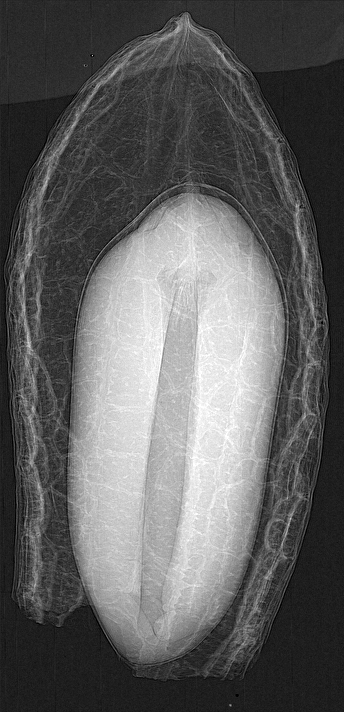
#> input picture data/sample.png, 344 x 712 px
$ python -i Contour_Detection.py   (imports and definitions only)
#> lines starting #> are read from the running program, lines starting #| are printed output that depends on the picture; after the words box and inside, x2 and y2 are one past the last pixel; in counts of white or black regions, pixels touching at a corner belong together
#> further down, picture is the input picture: shape (712, 344, 3); min 0, max 255, mean 95.6
import time
from typing import List, Tuple

import cv2
import matplotlib.pyplot as plt
import numpy as np

# Recording time: format seconds as milliseconds string
def ms(seconds: float) -> str:
    return f"{seconds * 1000:.1f} ms"

# Use OpenCV to interactively select multiple ROIs.
# [51 lines left out: functions select_rois, show_image, not called in this run]

# Contour detection segmentation.
class ContourDetection(object):
    """：
    1) Convert to greyscale
    2) Apply thresholding using mean(greyscale) with THRESH_BINARY
    3) Apply Canny edge detection followed by dilation
    4) Identify the largest contour
    5) Fill the contour onto the empty mask
    """

    def apply(self, image: np.ndarray) -> Tuple[np.ndarray, float]:
        """
        Parameters
        ----------
        image : np.ndarray
            RGB image (H, W, 3), dtype=uint8.

        Returns
        -------
        masked : np.ndarray
            Single-channel mask image, with contour regions set to 255 and all others to 0.
        elapsed : float
            Execution time in seconds.
        """
        # Convert to greyscale
        gray_img = cv2.cvtColor(image, cv2.COLOR_RGB2GRAY)

        # Thresholding and edge detection
        t0 = time.perf_counter()
        _, thresh = cv2.threshold(
            gray_img, np.mean(gray_img), 255, cv2.THRESH_BINARY
        )
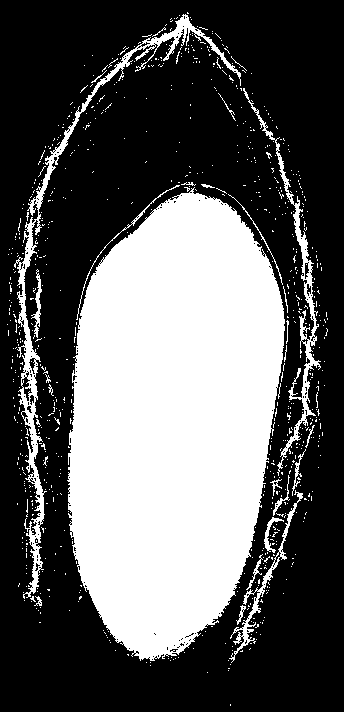
#> thresh: shape (712, 344); 36.4% white; 833 white regions (808 under 20 px), largest, box (x1, y1, x2, y2) and area: (67, 187, 285, 661) 77298, (14, 14, 241, 599) 5095, (243, 88, 321, 476) 2187
        edges = cv2.dilate(cv2.Canny(thresh, 0, 255), None)
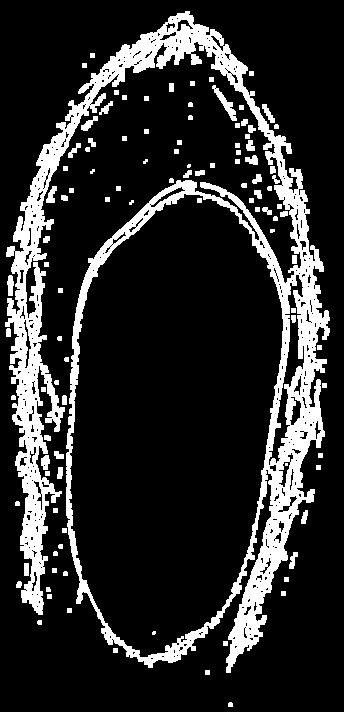
#> edges: shape (712, 344); 16.7% white; 108 white regions (7 under 20 px)

        # findContours
        contours = cv2.findContours(
            edges, cv2.RETR_LIST, cv2.CHAIN_APPROX_SIMPLE
        )[-2]
#> contours = 487 contours, 394 with area under 20; largest, box (x1, y1, x2, y2) and area: (5, 11, 330, 673) 112600, (68, 193, 284, 658) 74958, (268, 274, 305, 466) 1776, (212, 85, 237, 121) 203, (289, 396, 302, 426) 190

        # Select the largest area outline
        cnt = sorted(contours, key=cv2.contourArea)[-1]
#> cnt = contour of 2939 points, box (x1, y1, x2, y2) (5, 11, 330, 673), area 112600

        h, w = gray_img.shape
#> h = 712; w = 344
        mask = np.zeros((h, w), np.uint8)
        masked = cv2.drawContours(mask, [cnt], -1, 255, -1)
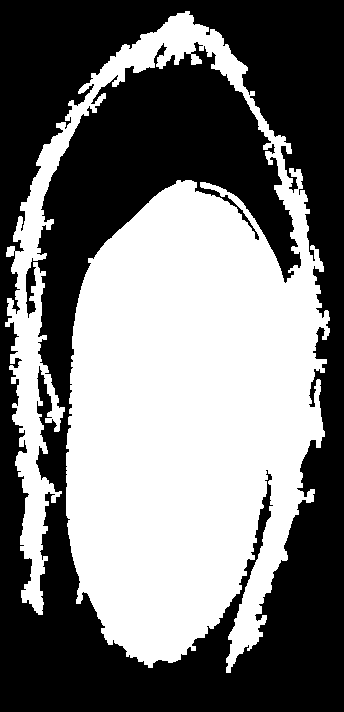
#> masked: shape (712, 344); 47.2% white; 1 white region, box (x1, y1, x2, y2) and area: (5, 11, 330, 673) 115520
        elapsed = time.perf_counter() - t0

        return masked, elapsed

# Load an image, interactively select ROIs, apply Contour Detection segmentation to the full image and to each ROI, and display the results.
# [38 lines left out: function process_image, not called in this run]

# [5 lines not run here, left out]

>>> import cv2
>>> picture = cv2.cvtColor(cv2.imread('../data/sample.png'), cv2.COLOR_BGR2RGB)
>>> result = ContourDetection().apply(picture)
